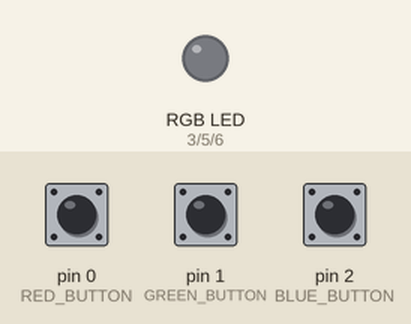
Recording of a sketch running on a simulated Arduino Uno, built with avr-gcc and run on an emulated ATmega328P. Parts: an RGB LED mixed from three pins (HIGH = lit). The inputs (shaded band) are chosen by the test bench; at power-on: pin 0 (RED_BUTTON) HIGH, pin 1 (GREEN_BUTTON) HIGH, pin 2 (BLUE_BUTTON) HIGH.

Above: at 1.2 s.
1.3 s: pin 0 (RED_BUTTON) pulled LOW for 1 s
At 3.4 s:
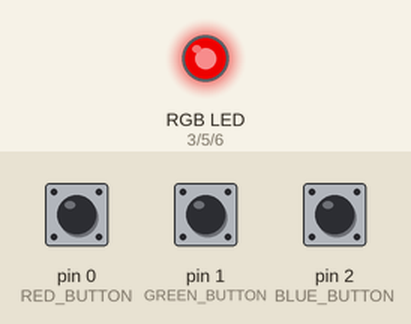
3.8 s: pin 1 (GREEN_BUTTON) pulled LOW for 3.2 s
At 8.1 s:
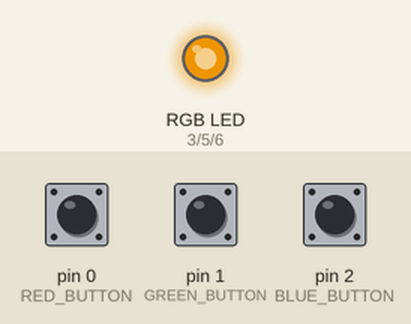
8.5 s: pin 2 (BLUE_BUTTON) pulled LOW for 0.15 s
At 9.8 s:
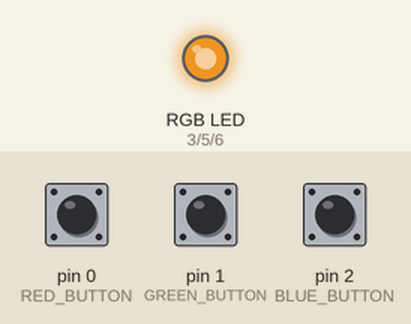
10.1 s: pin 1 (GREEN_BUTTON) pulled LOW for 0.15 s
At 11.2 s:
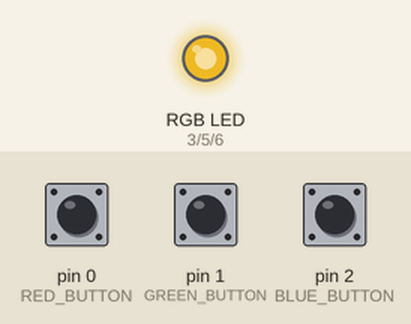
11.7 s: pin 2 (BLUE_BUTTON) pulled LOW for 1 s
At 13.8 s:
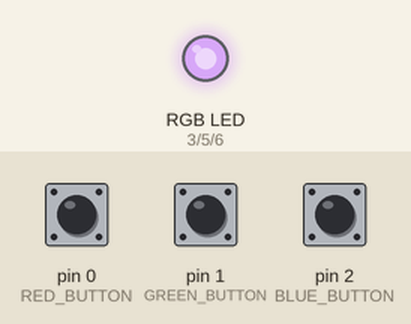
14.2 s: pin 0 (RED_BUTTON) pulled LOW for 3.2 s
At 18.5 s:
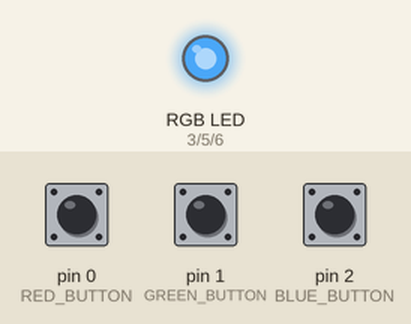
Timing chart, 0 to 19.9 s (numbered marks = the images above; inputs shaded):
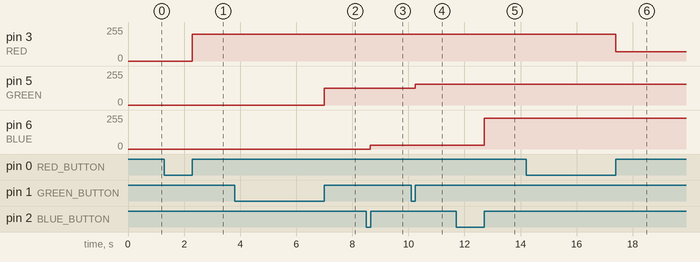

The sketch:

task-05.ino
```cpp
#define RED 3
#define GREEN 5
#define BLUE 6
#define RED_BUTTON 0
#define GREEN_BUTTON 1
#define BLUE_BUTTON 2

struct RGB {
    uint8_t red;
    uint8_t green;
    uint8_t blue;
} rgb;

void colorize(uint8_t pin, uint8_t value) { analogWrite(pin, value); }

void setup() {
    pinMode(RED, OUTPUT);
    pinMode(GREEN, OUTPUT);
    pinMode(BLUE, OUTPUT);
    pinMode(RED_BUTTON, INPUT_PULLUP);
    pinMode(GREEN_BUTTON, INPUT_PULLUP);
    pinMode(BLUE_BUTTON, INPUT_PULLUP);
}

void loop() {
    if (digitalRead(RED_BUTTON) == LOW) {
        colorize(RED, ++rgb.red);

        delay(5);
    }

    if (digitalRead(GREEN_BUTTON) == LOW) {
        colorize(GREEN, ++rgb.green);

        delay(5);
    }

    if (digitalRead(BLUE_BUTTON) == LOW) {
        colorize(BLUE, ++rgb.blue);

        delay(5);
    }
}
```

Measured:
- after the input at 1.3 s, pin 3 (RED): 0/255 → 200/255 after 1.0 s
- after the input at 3.8 s, pin 5 (GREEN): 0/255 → 125/255 after 3.2 s
- after the input at 8.5 s, pin 6 (BLUE): 0/255 → 30/255 after 0.15 s
- after the input at 10.1 s, pin 5 (GREEN): 125/255 → 155/255 after 0.15 s
- after the input at 11.7 s, pin 6 (BLUE): 30/255 → 230/255 after 1.0 s
- after the input at 14.2 s, pin 3 (RED): 200/255 → 69/255 after 3.2 s
